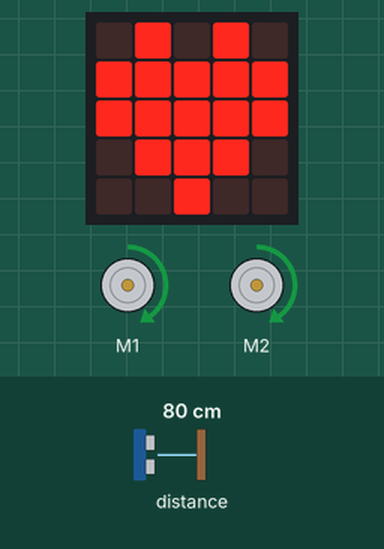
Simulated run of this program. Board: BBC micro:bit (MakeCode). On the bench: the board's 5×5 LED display, 2 × DC motor (green arrow = forward, orange = backward, longer = faster). Inputs (shaded band) come from the test bench; at power-on: distance to the obstacle 80 cm. Random numbers come from a fixed seed.

Above: at 2.8 s.
2.9 s: distance to the obstacle set to 11 cm
4.4 s: distance to the obstacle set to 8 cm
At 4.9 s:
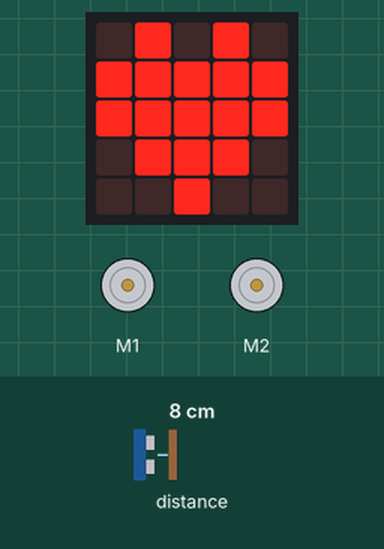
7.4 s: distance to the obstacle set to 18 cm
8.9 s: distance to the obstacle set to 2 cm
At 10.3 s:
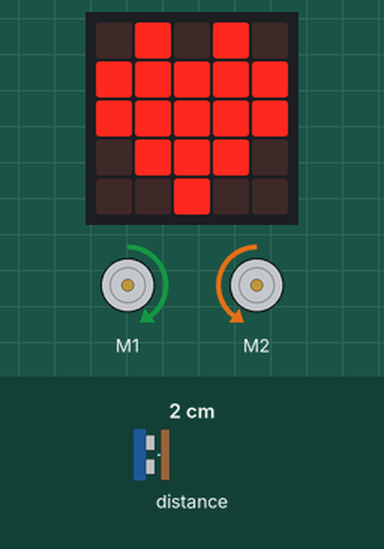
At 11.8 s:
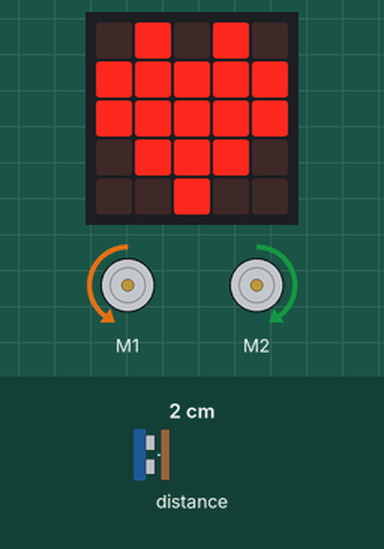
11.9 s: distance to the obstacle set to 35 cm
Timing chart, 0 to 14.4 s (numbered marks = the images above; inputs shaded):
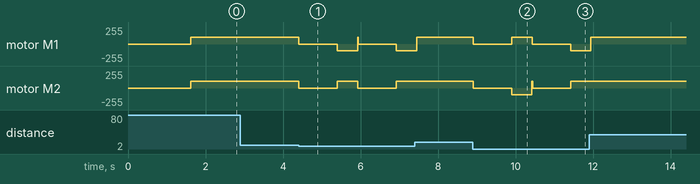

The program:

main.ts
```typescript
let 거리 = 0
basic.showIcon(IconNames.Heart)
basic.pause(1000)
basic.forever(function () {
    maqueen.motorRun(maqueen.Motors.All, maqueen.Dir.CW, 100)
    거리 = maqueen.Ultrasonic(PingUnit.Centimeters)
    if (거리 < 10 && 거리 != 0) {
        maqueen.motorStop(maqueen.Motors.All)
        basic.pause(1000)
        if (randint(1, 2) == 1) {
            maqueen.motorRun(maqueen.Motors.M1, maqueen.Dir.CCW, 100)
            maqueen.motorRun(maqueen.Motors.M2, maqueen.Dir.CW, 100)
        } else {
            maqueen.motorRun(maqueen.Motors.M1, maqueen.Dir.CW, 100)
            maqueen.motorRun(maqueen.Motors.M2, maqueen.Dir.CCW, 100)
        }
        basic.pause(500)
    }
})
```

test.ts
```typescript
// 테스트는 여기로 이동합니다; 이 패키지가 확장으로 사용될 때 컴파일되지 않을 것 입니다.
```

Measured:
- the behaviour switches between 10 and 9 cm on distance to the obstacle (found by bisection; images 0 and 1)
- after the input at 2.9 s, every drawn part: stays the same
- after the input at 4.4 s, motor M1: alternates backward 100/255 for 0.52 s and stopped for 1.0 s, starting at once; motor M2: alternates forward 100/255 for 0.52 s and stopped for 1.0 s, starting at once
- after the input at 8.9 s, motor M1: forward 100/255 → stopped at once, → forward 100/255 1.0 s later, → stopped 0.52 s later, → backward 100/255 1.0 s later; motor M2: forward 100/255 → stopped at once, → backward 100/255 1.0 s later, → stopped 0.52 s later, → forward 100/255 1.0 s later
